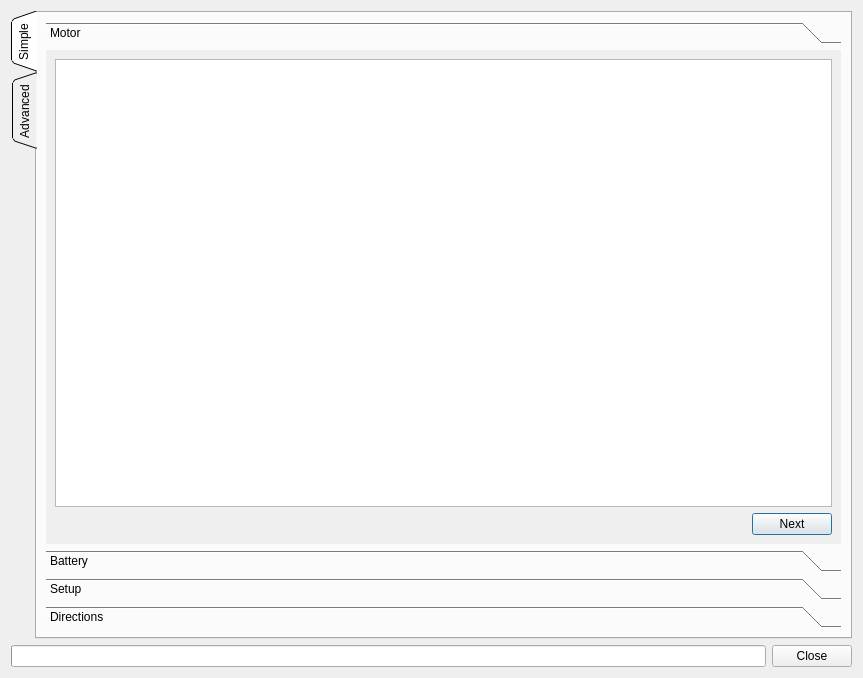
<?xml version="1.0" encoding="UTF-8"?>
<ui version="4.0">
 <class>DetectAllFocDialog</class>
 <widget class="QDialog" name="DetectAllFocDialog">
  <property name="geometry">
   <rect>
    <x>0</x>
    <y>0</y>
    <width>863</width>
    <height>678</height>
   </rect>
  </property>
  <property name="windowTitle">
   <string>Detect FOC Parameters on all VESCs</string>
  </property>
  <layout class="QVBoxLayout" name="verticalLayout_2">
   <item>
    <widget class="QTabWidget" name="tabWidget">
     <property name="tabPosition">
      <enum>QTabWidget::West</enum>
     </property>
     <property name="tabShape">
      <enum>QTabWidget::Triangular</enum>
     </property>
     <property name="currentIndex">
      <number>0</number>
     </property>
     <widget class="QWidget" name="tab">
      <attribute name="icon">
       <iconset resource="../res.qrc">
        <normaloff>:/res/icons/Wizard-96.png</normaloff>:/res/icons/Wizard-96.png</iconset>
      </attribute>
      <attribute name="title">
       <string>Simple</string>
      </attribute>
      <layout class="QVBoxLayout" name="verticalLayout_4">
       <item>
        <widget class="QToolBox" name="simpleSetupBox">
         <property name="frameShape">
          <enum>QFrame::NoFrame</enum>
         </property>
         <property name="currentIndex">
          <number>0</number>
         </property>
         <widget class="QWidget" name="page">
          <property name="geometry">
           <rect>
            <x>0</x>
            <y>0</y>
            <width>796</width>
            <height>481</height>
           </rect>
          </property>
          <attribute name="label">
           <string>Motor</string>
          </attribute>
          <layout class="QVBoxLayout" name="verticalLayout_6">
           <item>
            <widget class="QListWidget" name="motorList"/>
           </item>
           <item>
            <layout class="QHBoxLayout" name="horizontalLayout_4">
             <item>
              <spacer name="horizontalSpacer_3">
               <property name="orientation">
                <enum>Qt::Horizontal</enum>
               </property>
               <property name="sizeHint" stdset="0">
                <size>
                 <width>40</width>
                 <height>20</height>
                </size>
               </property>
              </spacer>
             </item>
             <item>
              <widget class="QPushButton" name="nextMotorButton">
               <property name="text">
                <string>Next</string>
               </property>
               <property name="icon">
                <iconset resource="../res.qrc">
                 <normaloff>:/res/icons/Down-96.png</normaloff>:/res/icons/Down-96.png</iconset>
               </property>
              </widget>
             </item>
            </layout>
           </item>
          </layout>
         </widget>
         <widget class="QWidget" name="page_2">
          <property name="geometry">
           <rect>
            <x>0</x>
            <y>0</y>
            <width>796</width>
            <height>481</height>
           </rect>
          </property>
          <attribute name="label">
           <string>Battery</string>
          </attribute>
          <layout class="QVBoxLayout" name="verticalLayout_5">
           <item>
            <widget class="ParamTable" name="simpleBatteryTab"/>
           </item>
           <item>
            <layout class="QHBoxLayout" name="horizontalLayout_2">
             <item>
              <spacer name="horizontalSpacer">
               <property name="orientation">
                <enum>Qt::Horizontal</enum>
               </property>
               <property name="sizeHint" stdset="0">
                <size>
                 <width>40</width>
                 <height>20</height>
                </size>
               </property>
              </spacer>
             </item>
             <item>
              <widget class="QPushButton" name="prevBattButton">
               <property name="text">
                <string>Previous</string>
               </property>
               <property name="icon">
                <iconset resource="../res.qrc">
                 <normaloff>:/res/icons/Up-96.png</normaloff>:/res/icons/Up-96.png</iconset>
               </property>
              </widget>
             </item>
             <item>
              <widget class="QPushButton" name="nextBattButton">
               <property name="text">
                <string>Next</string>
               </property>
               <property name="icon">
                <iconset resource="../res.qrc">
                 <normaloff>:/res/icons/Down-96.png</normaloff>:/res/icons/Down-96.png</iconset>
               </property>
              </widget>
             </item>
            </layout>
           </item>
          </layout>
         </widget>
         <widget class="QWidget" name="page_3">
          <property name="geometry">
           <rect>
            <x>0</x>
            <y>0</y>
            <width>796</width>
            <height>481</height>
           </rect>
          </property>
          <attribute name="label">
           <string>Setup</string>
          </attribute>
          <layout class="QVBoxLayout" name="simpleSetupPage3Layout">
           <item>
            <widget class="QGroupBox" name="groupBox">
             <property name="title">
              <string>Gear Ratio</string>
             </property>
             <layout class="QVBoxLayout" name="verticalLayout_7">
              <item>
               <widget class="QCheckBox" name="directDriveBox">
                <property name="text">
                 <string>Direct Drive</string>
                </property>
               </widget>
              </item>
              <item>
               <widget class="QSpinBox" name="pulleyMotorBox">
                <property name="prefix">
                 <string>Motor Pulley: </string>
                </property>
                <property name="minimum">
                 <number>1</number>
                </property>
                <property name="maximum">
                 <number>999</number>
                </property>
                <property name="value">
                 <number>13</number>
                </property>
               </widget>
              </item>
              <item>
               <widget class="QSpinBox" name="pulleyWheelBox">
                <property name="prefix">
                 <string>Wheel Pulley: </string>
                </property>
                <property name="minimum">
                 <number>1</number>
                </property>
                <property name="maximum">
                 <number>999</number>
                </property>
                <property name="value">
                 <number>36</number>
                </property>
               </widget>
              </item>
             </layout>
            </widget>
           </item>
           <item>
            <widget class="QGroupBox" name="wheelDiameterBox">
             <property name="title">
              <string>Wheel Diameter</string>
             </property>
            </widget>
           </item>
           <item>
            <spacer name="verticalSpacer">
             <property name="orientation">
              <enum>Qt::Vertical</enum>
             </property>
             <property name="sizeHint" stdset="0">
              <size>
               <width>20</width>
               <height>129</height>
              </size>
             </property>
            </spacer>
           </item>
           <item>
            <layout class="QHBoxLayout" name="horizontalLayout_3">
             <item>
              <spacer name="horizontalSpacer_2">
               <property name="orientation">
                <enum>Qt::Horizontal</enum>
               </property>
               <property name="sizeHint" stdset="0">
                <size>
                 <width>40</width>
                 <height>20</height>
                </size>
               </property>
              </spacer>
             </item>
             <item>
              <widget class="QPushButton" name="prevSetupButton">
               <property name="text">
                <string>Previous</string>
               </property>
               <property name="icon">
                <iconset resource="../res.qrc">
                 <normaloff>:/res/icons/Up-96.png</normaloff>:/res/icons/Up-96.png</iconset>
               </property>
              </widget>
             </item>
             <item>
              <widget class="QPushButton" name="runButton">
               <property name="sizePolicy">
                <sizepolicy hsizetype="Fixed" vsizetype="Fixed">
                 <horstretch>0</horstretch>
                 <verstretch>0</verstretch>
                </sizepolicy>
               </property>
               <property name="text">
                <string>Run Detection</string>
               </property>
               <property name="icon">
                <iconset resource="../res.qrc">
                 <normaloff>:/res/icons/Circled Play-96.png</normaloff>:/res/icons/Circled Play-96.png</iconset>
               </property>
              </widget>
             </item>
            </layout>
           </item>
          </layout>
         </widget>
         <widget class="QWidget" name="page_4">
          <attribute name="label">
           <string>Directions</string>
          </attribute>
          <layout class="QVBoxLayout" name="verticalLayout_8">
           <item>
            <widget class="DirSetup" name="dirSetup" native="true">
             <property name="sizePolicy">
              <sizepolicy hsizetype="Preferred" vsizetype="MinimumExpanding">
               <horstretch>0</horstretch>
               <verstretch>0</verstretch>
              </sizepolicy>
             </property>
            </widget>
           </item>
           <item>
            <layout class="QHBoxLayout" name="horizontalLayout_5">
             <item>
              <spacer name="horizontalSpacer_4">
               <property name="orientation">
                <enum>Qt::Horizontal</enum>
               </property>
               <property name="sizeHint" stdset="0">
                <size>
                 <width>40</width>
                 <height>20</height>
                </size>
               </property>
              </spacer>
             </item>
             <item>
              <widget class="QPushButton" name="prevDirButton">
               <property name="text">
                <string>Previous</string>
               </property>
               <property name="icon">
                <iconset resource="../res.qrc">
                 <normaloff>:/res/icons/Up-96.png</normaloff>:/res/icons/Up-96.png</iconset>
               </property>
              </widget>
             </item>
             <item>
              <widget class="QPushButton" name="finishButton">
               <property name="text">
                <string>Finish</string>
               </property>
               <property name="icon">
                <iconset resource="../res.qrc">
                 <normaloff>:/res/icons/Ok-96.png</normaloff>:/res/icons/Ok-96.png</iconset>
               </property>
              </widget>
             </item>
            </layout>
           </item>
          </layout>
         </widget>
        </widget>
       </item>
      </layout>
     </widget>
     <widget class="QWidget" name="tab_2">
      <attribute name="icon">
       <iconset resource="../res.qrc">
        <normaloff>:/res/icons/Horizontal Settings Mixer-96.png</normaloff>:/res/icons/Horizontal Settings Mixer-96.png</iconset>
      </attribute>
      <attribute name="title">
       <string>Advanced</string>
      </attribute>
      <layout class="QVBoxLayout" name="verticalLayout_3">
       <item>
        <widget class="QWidget" name="settingsBox" native="true">
         <layout class="QVBoxLayout" name="verticalLayout">
          <property name="spacing">
           <number>2</number>
          </property>
          <property name="leftMargin">
           <number>3</number>
          </property>
          <property name="topMargin">
           <number>3</number>
          </property>
          <property name="rightMargin">
           <number>3</number>
          </property>
          <property name="bottomMargin">
           <number>3</number>
          </property>
          <item>
           <widget class="QDoubleSpinBox" name="maxPowerLossBox">
            <property name="toolTip">
             <string>Acceptable motor power loss to derive current limits from.</string>
            </property>
            <property name="prefix">
             <string>Max Power Loss: </string>
            </property>
            <property name="suffix">
             <string> W</string>
            </property>
            <property name="decimals">
             <number>1</number>
            </property>
            <property name="maximum">
             <double>99999.000000000000000</double>
            </property>
            <property name="value">
             <double>50.000000000000000</double>
            </property>
           </widget>
          </item>
          <item>
           <widget class="QLabel" name="label">
            <property name="text">
             <string>&lt;html&gt;&lt;head/&gt;&lt;body&gt;&lt;p&gt;&lt;span style=&quot; font-weight:600;&quot;&gt;Note&lt;/span&gt;: Leave below parameters at 0 for default values&lt;/p&gt;&lt;/body&gt;&lt;/html&gt;</string>
            </property>
           </widget>
          </item>
          <item>
           <widget class="QDoubleSpinBox" name="currentInMinBox">
            <property name="enabled">
             <bool>true</bool>
            </property>
            <property name="prefix">
             <string>Current In Min: </string>
            </property>
            <property name="suffix">
             <string> A</string>
            </property>
            <property name="decimals">
             <number>1</number>
            </property>
            <property name="minimum">
             <double>-9999.000000000000000</double>
            </property>
            <property name="maximum">
             <double>0.000000000000000</double>
            </property>
           </widget>
          </item>
          <item>
           <widget class="QDoubleSpinBox" name="currentInMaxBox">
            <property name="enabled">
             <bool>true</bool>
            </property>
            <property name="prefix">
             <string>Current In Max: </string>
            </property>
            <property name="suffix">
             <string> A</string>
            </property>
            <property name="decimals">
             <number>1</number>
            </property>
            <property name="maximum">
             <double>9999.000000000000000</double>
            </property>
           </widget>
          </item>
          <item>
           <widget class="QDoubleSpinBox" name="openloopErpmBox">
            <property name="enabled">
             <bool>true</bool>
            </property>
            <property name="prefix">
             <string>Openloop ERPM: </string>
            </property>
            <property name="decimals">
             <number>1</number>
            </property>
            <property name="maximum">
             <double>999999.000000000000000</double>
            </property>
           </widget>
          </item>
          <item>
           <widget class="QDoubleSpinBox" name="sensorlessErpmBox">
            <property name="enabled">
             <bool>true</bool>
            </property>
            <property name="prefix">
             <string>Sensorless ERPM: </string>
            </property>
            <property name="decimals">
             <number>1</number>
            </property>
            <property name="maximum">
             <double>999999.000000000000000</double>
            </property>
           </widget>
          </item>
         </layout>
        </widget>
       </item>
       <item>
        <widget class="ParamTable" name="paramTab"/>
       </item>
       <item>
        <widget class="QPushButton" name="runAdvancedButton">
         <property name="text">
          <string>Run Detection</string>
         </property>
         <property name="icon">
          <iconset resource="../res.qrc">
           <normaloff>:/res/icons/Circled Play-96.png</normaloff>:/res/icons/Circled Play-96.png</iconset>
         </property>
        </widget>
       </item>
      </layout>
     </widget>
    </widget>
   </item>
   <item>
    <layout class="QHBoxLayout" name="horizontalLayout">
     <item>
      <widget class="QProgressBar" name="progressBar">
       <property name="value">
        <number>0</number>
       </property>
       <property name="format">
        <string/>
       </property>
      </widget>
     </item>
     <item>
      <widget class="QPushButton" name="closeButton">
       <property name="text">
        <string>Close</string>
       </property>
      </widget>
     </item>
    </layout>
   </item>
  </layout>
 </widget>
 <customwidgets>
  <customwidget>
   <class>ParamTable</class>
   <extends>QTableWidget</extends>
   <header>widgets/paramtable.h</header>
  </customwidget>
  <customwidget>
   <class>DirSetup</class>
   <extends>QWidget</extends>
   <header>widgets/dirsetup.h</header>
   <container>1</container>
  </customwidget>
 </customwidgets>
 <resources>
  <include location="../res.qrc"/>
 </resources>
 <connections>
  <connection>
   <sender>runAdvancedButton</sender>
   <signal>clicked()</signal>
   <receiver>runButton</receiver>
   <slot>click()</slot>
   <hints>
    <hint type="sourcelabel">
     <x>419</x>
     <y>624</y>
    </hint>
    <hint type="destinationlabel">
     <x>832</x>
     <y>583</y>
    </hint>
   </hints>
  </connection>
  <connection>
   <sender>finishButton</sender>
   <signal>clicked()</signal>
   <receiver>closeButton</receiver>
   <slot>click()</slot>
   <hints>
    <hint type="sourcelabel">
     <x>805</x>
     <y>604</y>
    </hint>
    <hint type="destinationlabel">
     <x>844</x>
     <y>656</y>
    </hint>
   </hints>
  </connection>
 </connections>
</ui>
